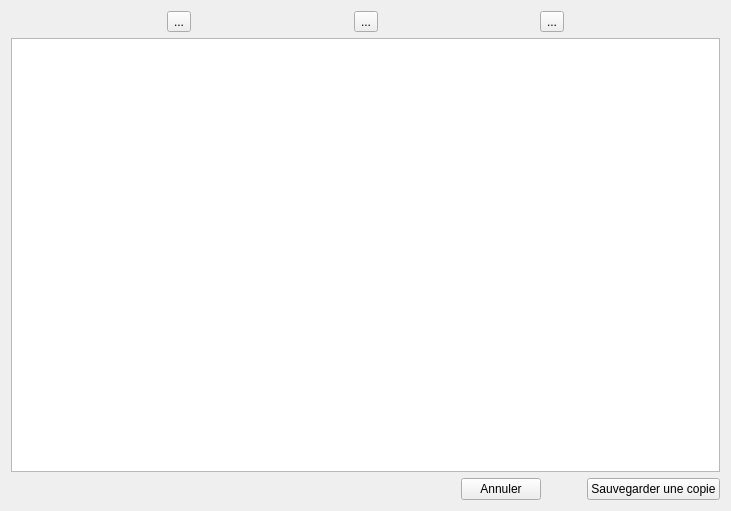
<?xml version="1.0" encoding="UTF-8"?>
<ui version="4.0">
 <class>EditeurImage</class>
 <widget class="QWidget" name="EditeurImage">
  <property name="geometry">
   <rect>
    <x>0</x>
    <y>0</y>
    <width>731</width>
    <height>511</height>
   </rect>
  </property>
  <property name="windowTitle">
   <string>Form</string>
  </property>
  <layout class="QGridLayout" name="gridLayout_2">
   <item row="0" column="0">
    <layout class="QVBoxLayout" name="verticalLayout">
     <item>
      <layout class="QGridLayout" name="gridLayout">
       <item row="0" column="0">
        <layout class="QHBoxLayout" name="horizontalLayout_2">
         <item>
          <spacer name="horizontalSpacer_4">
           <property name="orientation">
            <enum>Qt::Horizontal</enum>
           </property>
           <property name="sizeHint" stdset="0">
            <size>
             <width>40</width>
             <height>20</height>
            </size>
           </property>
          </spacer>
         </item>
         <item>
          <widget class="QToolButton" name="toolButton_2">
           <property name="text">
            <string>...</string>
           </property>
           <property name="icon">
            <iconset resource="../ressources.qrc">
             <normaloff>:/ressources/images/TRIM-01.png</normaloff>:/ressources/images/TRIM-01.png</iconset>
           </property>
          </widget>
         </item>
         <item>
          <spacer name="horizontalSpacer">
           <property name="orientation">
            <enum>Qt::Horizontal</enum>
           </property>
           <property name="sizeType">
            <enum>QSizePolicy::MinimumExpanding</enum>
           </property>
           <property name="sizeHint" stdset="0">
            <size>
             <width>70</width>
             <height>20</height>
            </size>
           </property>
          </spacer>
         </item>
         <item>
          <widget class="QToolButton" name="toolButton">
           <property name="text">
            <string>...</string>
           </property>
          </widget>
         </item>
         <item>
          <spacer name="horizontalSpacer_2">
           <property name="orientation">
            <enum>Qt::Horizontal</enum>
           </property>
           <property name="sizeType">
            <enum>QSizePolicy::MinimumExpanding</enum>
           </property>
           <property name="sizeHint" stdset="0">
            <size>
             <width>70</width>
             <height>20</height>
            </size>
           </property>
          </spacer>
         </item>
         <item>
          <widget class="QToolButton" name="toolButton_3">
           <property name="text">
            <string>...</string>
           </property>
           <property name="icon">
            <iconset resource="../ressources.qrc">
             <normaloff>:/ressources/images/RESIZE-01.png</normaloff>:/ressources/images/RESIZE-01.png</iconset>
           </property>
          </widget>
         </item>
         <item>
          <spacer name="horizontalSpacer_5">
           <property name="orientation">
            <enum>Qt::Horizontal</enum>
           </property>
           <property name="sizeHint" stdset="0">
            <size>
             <width>40</width>
             <height>20</height>
            </size>
           </property>
          </spacer>
         </item>
        </layout>
       </item>
       <item row="1" column="0">
        <widget class="QGraphicsView" name="graphicsView"/>
       </item>
      </layout>
     </item>
     <item>
      <layout class="QHBoxLayout" name="horizontalLayout">
       <item>
        <spacer name="horizontalSpacer_6">
         <property name="orientation">
          <enum>Qt::Horizontal</enum>
         </property>
         <property name="sizeHint" stdset="0">
          <size>
           <width>40</width>
           <height>20</height>
          </size>
         </property>
        </spacer>
       </item>
       <item>
        <widget class="QPushButton" name="pushButton_2">
         <property name="text">
          <string>Annuler</string>
         </property>
         <property name="icon">
          <iconset resource="../ressources.qrc">
           <normaloff>:/ressources/images/BACK-01.png</normaloff>:/ressources/images/BACK-01.png</iconset>
         </property>
        </widget>
       </item>
       <item>
        <spacer name="horizontalSpacer_3">
         <property name="orientation">
          <enum>Qt::Horizontal</enum>
         </property>
         <property name="sizeType">
          <enum>QSizePolicy::Minimum</enum>
         </property>
         <property name="sizeHint" stdset="0">
          <size>
           <width>40</width>
           <height>20</height>
          </size>
         </property>
        </spacer>
       </item>
       <item>
        <widget class="QPushButton" name="pushButton">
         <property name="text">
          <string>Sauvegarder une copie</string>
         </property>
         <property name="icon">
          <iconset resource="../ressources.qrc">
           <normaloff>:/ressources/images/SAVE-01.png</normaloff>:/ressources/images/SAVE-01.png</iconset>
         </property>
        </widget>
       </item>
      </layout>
     </item>
    </layout>
   </item>
  </layout>
 </widget>
 <resources>
  <include location="../ressources.qrc"/>
 </resources>
 <connections/>
</ui>
